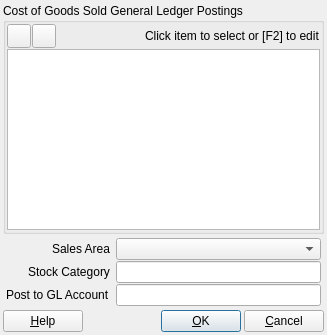
<?xml version="1.0" encoding="UTF-8"?>
<ui version="4.0">
 <class>ACC_CogsGlPostingDialog</class>
 <widget class="QDialog" name="ACC_CogsGlPostingDialog">
  <property name="geometry">
   <rect>
    <x>0</x>
    <y>0</y>
    <width>327</width>
    <height>335</height>
   </rect>
  </property>
  <property name="windowTitle">
   <string>Dialog</string>
  </property>
  <layout class="QGridLayout" name="gridLayout_2">
   <property name="leftMargin">
    <number>3</number>
   </property>
   <property name="topMargin">
    <number>3</number>
   </property>
   <property name="rightMargin">
    <number>3</number>
   </property>
   <property name="bottomMargin">
    <number>3</number>
   </property>
   <property name="horizontalSpacing">
    <number>3</number>
   </property>
   <property name="verticalSpacing">
    <number>1</number>
   </property>
   <item row="0" column="0">
    <widget class="QGroupBox" name="groupBox">
     <property name="sizePolicy">
      <sizepolicy hsizetype="Expanding" vsizetype="Expanding">
       <horstretch>0</horstretch>
       <verstretch>0</verstretch>
      </sizepolicy>
     </property>
     <property name="title">
      <string>Cost of Goods Sold General Ledger Postings</string>
     </property>
     <layout class="QGridLayout" name="gridLayout">
      <property name="leftMargin">
       <number>1</number>
      </property>
      <property name="topMargin">
       <number>1</number>
      </property>
      <property name="rightMargin">
       <number>1</number>
      </property>
      <property name="bottomMargin">
       <number>1</number>
      </property>
      <property name="spacing">
       <number>1</number>
      </property>
      <item row="0" column="0">
       <layout class="QHBoxLayout" name="horizontalLayout_2">
        <property name="spacing">
         <number>1</number>
        </property>
        <item>
         <widget class="QToolButton" name="pbAdd">
          <property name="minimumSize">
           <size>
            <width>24</width>
            <height>24</height>
           </size>
          </property>
          <property name="maximumSize">
           <size>
            <width>24</width>
            <height>24</height>
           </size>
          </property>
          <property name="toolTip">
           <string>Add posting</string>
          </property>
          <property name="text">
           <string/>
          </property>
          <property name="icon">
           <iconset resource="../../../db/src/gui/db.qrc">
            <normaloff>:/images/icons/add.png</normaloff>:/images/icons/add.png</iconset>
          </property>
          <property name="iconSize">
           <size>
            <width>16</width>
            <height>16</height>
           </size>
          </property>
         </widget>
        </item>
        <item>
         <widget class="QToolButton" name="pbDelete">
          <property name="minimumSize">
           <size>
            <width>24</width>
            <height>24</height>
           </size>
          </property>
          <property name="maximumSize">
           <size>
            <width>24</width>
            <height>24</height>
           </size>
          </property>
          <property name="toolTip">
           <string>Delete posting</string>
          </property>
          <property name="text">
           <string/>
          </property>
          <property name="icon">
           <iconset>
            <normalon>:/images/icons/delete.png</normalon>
           </iconset>
          </property>
          <property name="iconSize">
           <size>
            <width>16</width>
            <height>16</height>
           </size>
          </property>
         </widget>
        </item>
        <item>
         <spacer name="horizontalSpacer_2">
          <property name="orientation">
           <enum>Qt::Horizontal</enum>
          </property>
          <property name="sizeHint" stdset="0">
           <size>
            <width>40</width>
            <height>20</height>
           </size>
          </property>
         </spacer>
        </item>
        <item>
         <widget class="QLabel" name="lblTvInfo">
          <property name="text">
           <string>Click item to select or [F2] to edit</string>
          </property>
         </widget>
        </item>
       </layout>
      </item>
      <item row="1" column="0">
       <widget class="QTableView" name="tvPostings"/>
      </item>
     </layout>
    </widget>
   </item>
   <item row="1" column="0">
    <layout class="QFormLayout" name="formLayout_2">
     <property name="fieldGrowthPolicy">
      <enum>QFormLayout::AllNonFixedFieldsGrow</enum>
     </property>
     <property name="labelAlignment">
      <set>Qt::AlignRight|Qt::AlignTrailing|Qt::AlignVCenter</set>
     </property>
     <property name="horizontalSpacing">
      <number>6</number>
     </property>
     <property name="verticalSpacing">
      <number>1</number>
     </property>
     <property name="leftMargin">
      <number>3</number>
     </property>
     <property name="topMargin">
      <number>3</number>
     </property>
     <property name="rightMargin">
      <number>3</number>
     </property>
     <property name="bottomMargin">
      <number>3</number>
     </property>
     <item row="0" column="0">
      <widget class="QLabel" name="label_10">
       <property name="text">
        <string>Sales Area</string>
       </property>
      </widget>
     </item>
     <item row="0" column="1">
      <widget class="QComboBox" name="cbSalesArea">
       <property name="minimumSize">
        <size>
         <width>150</width>
         <height>0</height>
        </size>
       </property>
       <property name="maximumSize">
        <size>
         <width>250</width>
         <height>16777215</height>
        </size>
       </property>
      </widget>
     </item>
     <item row="1" column="0">
      <widget class="QLabel" name="label_11">
       <property name="text">
        <string>Stock Category</string>
       </property>
      </widget>
     </item>
     <item row="2" column="0">
      <widget class="QLabel" name="label_13">
       <property name="text">
        <string>Post to GL Account</string>
       </property>
      </widget>
     </item>
     <item row="2" column="1">
      <layout class="QHBoxLayout" name="horizontalLayout_3">
       <property name="spacing">
        <number>3</number>
       </property>
       <item>
        <widget class="RB_IdxLineEdit" name="ileGlAccount">
         <property name="enabled">
          <bool>true</bool>
         </property>
        </widget>
       </item>
      </layout>
     </item>
     <item row="1" column="1">
      <widget class="RB_IdxLineEdit" name="ileStockCategory"/>
     </item>
    </layout>
   </item>
   <item row="2" column="0">
    <layout class="QHBoxLayout" name="horizontalLayout">
     <property name="spacing">
      <number>3</number>
     </property>
     <item>
      <widget class="QPushButton" name="pbHelp">
       <property name="text">
        <string>&amp;Help</string>
       </property>
       <property name="autoDefault">
        <bool>false</bool>
       </property>
      </widget>
     </item>
     <item>
      <spacer name="horizontalSpacer">
       <property name="orientation">
        <enum>Qt::Horizontal</enum>
       </property>
       <property name="sizeHint" stdset="0">
        <size>
         <width>40</width>
         <height>20</height>
        </size>
       </property>
      </spacer>
     </item>
     <item>
      <widget class="QPushButton" name="pbOk">
       <property name="text">
        <string>&amp;OK</string>
       </property>
       <property name="autoDefault">
        <bool>true</bool>
       </property>
       <property name="default">
        <bool>false</bool>
       </property>
      </widget>
     </item>
     <item>
      <widget class="QPushButton" name="pbCancel">
       <property name="text">
        <string>&amp;Cancel</string>
       </property>
       <property name="autoDefault">
        <bool>false</bool>
       </property>
      </widget>
     </item>
    </layout>
   </item>
  </layout>
 </widget>
 <customwidgets>
  <customwidget>
   <class>RB_IdxLineEdit</class>
   <extends>QLineEdit</extends>
   <header>rb_idxlineedit.h</header>
  </customwidget>
 </customwidgets>
 <tabstops>
  <tabstop>pbAdd</tabstop>
  <tabstop>pbDelete</tabstop>
  <tabstop>tvPostings</tabstop>
  <tabstop>cbSalesArea</tabstop>
  <tabstop>ileStockCategory</tabstop>
  <tabstop>ileGlAccount</tabstop>
  <tabstop>pbOk</tabstop>
  <tabstop>pbCancel</tabstop>
  <tabstop>pbHelp</tabstop>
 </tabstops>
 <resources>
  <include location="../../../db/src/gui/db.qrc"/>
 </resources>
 <connections/>
</ui>
